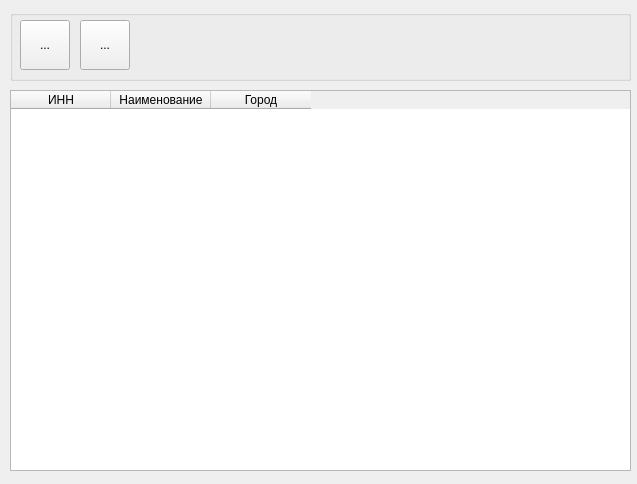
<?xml version="1.0" encoding="UTF-8"?>
<ui version="4.0">
 <class>ClientsReference</class>
 <widget class="QWidget" name="ClientsReference">
  <property name="geometry">
   <rect>
    <x>0</x>
    <y>0</y>
    <width>637</width>
    <height>484</height>
   </rect>
  </property>
  <property name="windowTitle">
   <string>Справочник контрагентов</string>
  </property>
  <widget class="QTableWidget" name="clientTable">
   <property name="geometry">
    <rect>
     <x>10</x>
     <y>90</y>
     <width>621</width>
     <height>381</height>
    </rect>
   </property>
   <property name="columnCount">
    <number>3</number>
   </property>
   <column>
    <property name="text">
     <string>ИНН</string>
    </property>
   </column>
   <column>
    <property name="text">
     <string>Наименование</string>
    </property>
   </column>
   <column>
    <property name="text">
     <string>Город</string>
    </property>
   </column>
  </widget>
  <widget class="QGroupBox" name="groupBox">
   <property name="geometry">
    <rect>
     <x>10</x>
     <y>10</y>
     <width>621</width>
     <height>71</height>
    </rect>
   </property>
   <property name="title">
    <string/>
   </property>
   <widget class="QToolButton" name="addNewClient">
    <property name="geometry">
     <rect>
      <x>10</x>
      <y>10</y>
      <width>50</width>
      <height>50</height>
     </rect>
    </property>
    <property name="text">
     <string>...</string>
    </property>
    <property name="icon">
     <iconset>
      <normaloff>venv/icons/new-product.png</normaloff>venv/icons/new-product.png</iconset>
    </property>
    <property name="iconSize">
     <size>
      <width>40</width>
      <height>40</height>
     </size>
    </property>
   </widget>
   <widget class="QToolButton" name="editClient">
    <property name="geometry">
     <rect>
      <x>70</x>
      <y>10</y>
      <width>50</width>
      <height>50</height>
     </rect>
    </property>
    <property name="text">
     <string>...</string>
    </property>
    <property name="icon">
     <iconset>
      <normaloff>venv/icons/edit-product.png</normaloff>venv/icons/edit-product.png</iconset>
    </property>
    <property name="iconSize">
     <size>
      <width>40</width>
      <height>40</height>
     </size>
    </property>
   </widget>
  </widget>
 </widget>
 <resources/>
 <connections/>
</ui>
